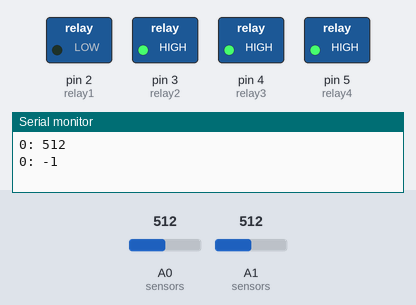
A sketch run on a simulated Arduino Uno, built with avr-gcc and run on an emulated ATmega328P. On the bench: switched loads named in the sketch (green lamp = pin HIGH), the last lines printed to the serial monitor. Inputs (shaded band) come from the test bench; at power-on: A0 (sensors) = 512, A1 (sensors) = 512.

Above: at 0.5 s.
At 10.5 s:
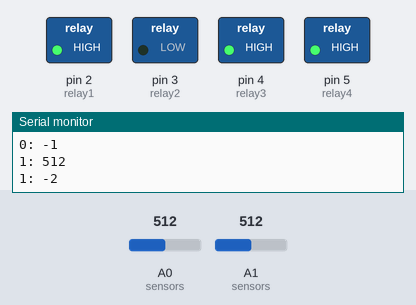
At 15.5 s:
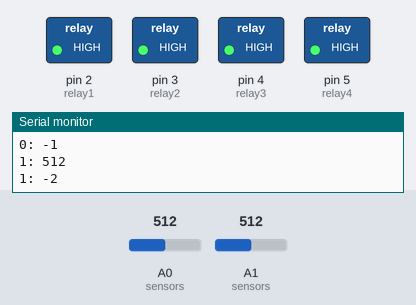
Timing chart, 0 to 26.0 s (numbered marks = the images above):
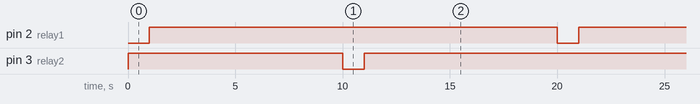

Measured:
- by itself, pin 2 (relay1), pin 3 (relay2): alternates HIGH for 19.0 s and LOW for 1.0 s
- by itself, everything shown: repeats every 20.0 s, in 4 steps

The sketch:

PlantMinder.ino
```cpp
#define relay1 2
#define relay2 3
#define relay3 4
#define relay4 5

#define sensor1 A0
#define sensor2 A1
#define sensor3 A2
#define sensor4 A3

int dryValues[] = {507, 505};
int wetValues[] = {200, 192};
int relays[] = {relay1, relay2, relay3, relay4};
int sensors[] = {sensor1, sensor2, sensor3, sensor4};

int moistureReading = 0;
int percentageReading = 0;

void setup() {
  Serial.begin(9600);

  pinMode(relay1, OUTPUT);
  pinMode(relay2, OUTPUT);
  pinMode(relay3, OUTPUT);
  pinMode(relay4, OUTPUT);

  for (int pin = 0; pin < sizeof(relays); pin++) {
    digitalWrite(relays[pin], HIGH);
  }

}

void loop() {

  for (int pin = 0; pin < (sizeof(dryValues) / sizeof(dryValues[0])); pin++) {
    moistureReading = analogRead(sensors[pin]);
    Serial.print(pin);
    Serial.print(": ");
    Serial.println(moistureReading);
    percentageReading = map(moistureReading, wetValues[pin], dryValues[pin], 100, 0);
    Serial.print(pin);
    Serial.print(": ");
    Serial.println(percentageReading);

    if (percentageReading < 50) {
      digitalWrite(relays[pin], LOW);
      delay(1000);
      digitalWrite(relays[pin], HIGH);
      delay(9000);
    }

  }
}
```
